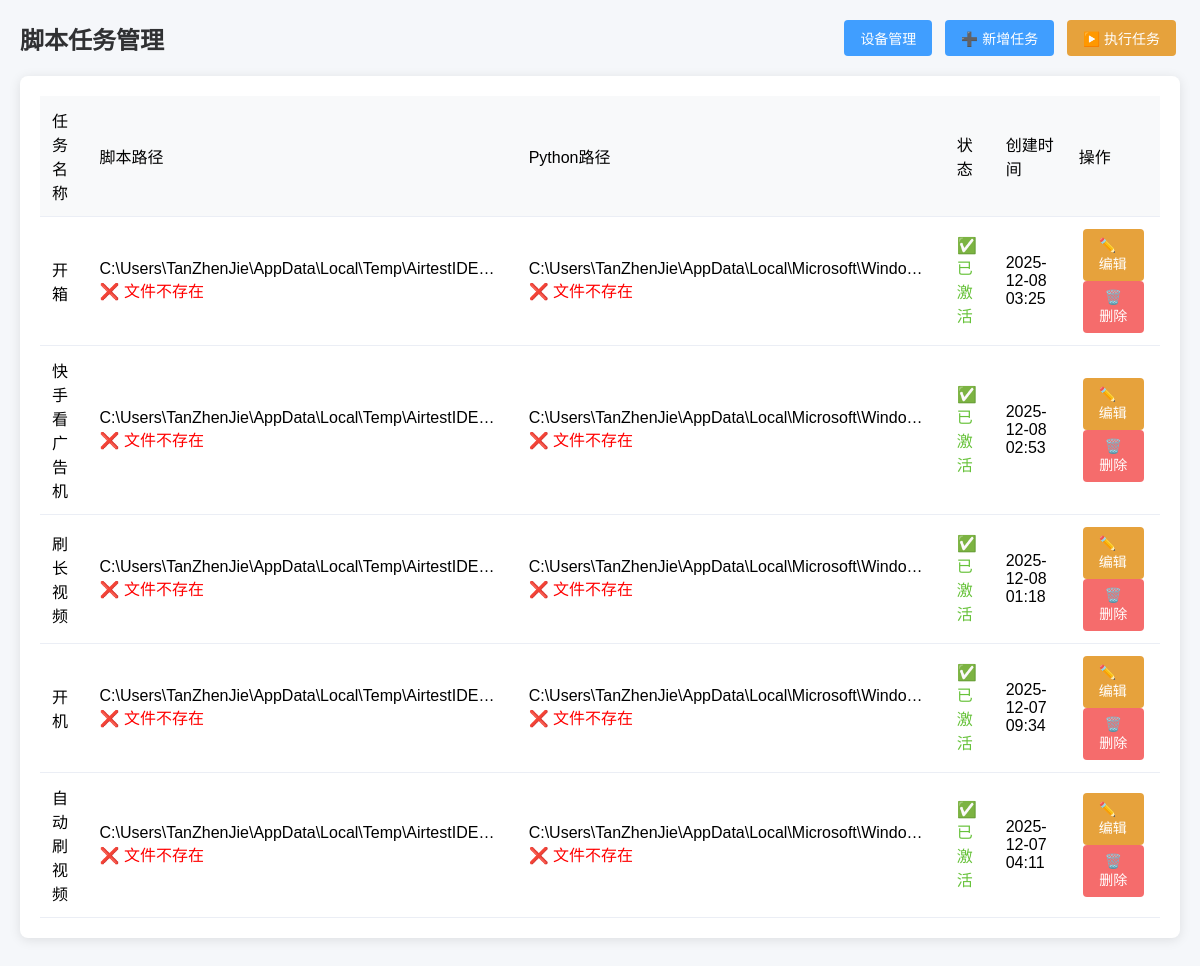
The page /script/ on the database as committed earlier.
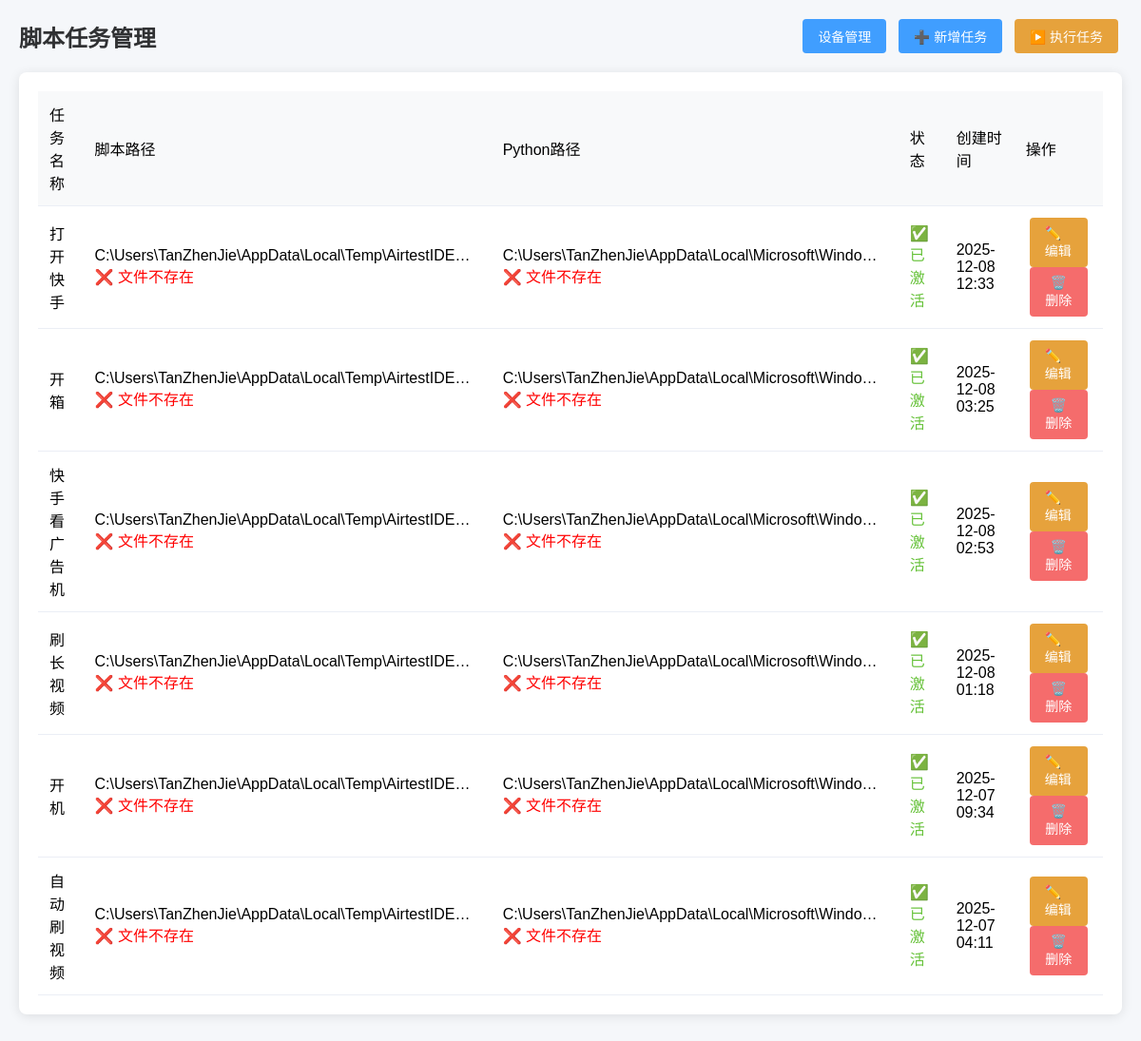
The same page on the database as committed later.
### script_center/models.py (models this page shows, shortened)
class ScriptTask(models.Model):
    TASK_STATUS = (
        ("draft", "草稿"),
        ("active", "已激活"),
        ("disabled", "已禁用"),
    )
    task_name = models.CharField("任务名称", max_length=100, unique=True, help_text="如：自动化测试任务1")
    task_desc = models.TextField("任务描述", blank=True, null=True, help_text="任务详细说明")
    python_path = models.CharField("Python解释器路径", max_length=500,
                                  default=r"C:\Users\TanZhenJie\AppData\Local\Microsoft\WindowsApps\python3.11.exe",
                                  help_text="Python.exe的完整路径")
    script_path = models.CharField("脚本文件路径", max_length=500,
                                  help_text="如：C:\\test\\test4.py（指向.py文件）")
    airtest_mode = models.BooleanField("是否使用Airtest模式", default=False,
                                      help_text="勾选则用airtest run方式执行")
    log_path = models.CharField("日志保存路径", max_length=500, blank=True, null=True,
                               default="./logs", help_text="脚本执行日志保存路径")
    status = models.CharField("任务状态", max_length=20, choices=TASK_STATUS, default="active")
    create_time = models.DateTimeField("创建时间", default=timezone.now)
    update_time = models.DateTimeField("更新时间", auto_now=True)
    class Meta:
        verbose_name = "脚本任务"
        verbose_name_plural = "脚本任务管理"
        ordering = ["-create_time"]
    def is_script_exists(self):
        import os
        return os.path.exists(self.script_path)
    def is_python_exists(self):
        import os
        return os.path.exists(self.python_path)

### script_center/views.py (the view)
# urls.py: path("", views.TaskListView.as_view(), name="task_list"),
class TaskListView(View):
    def get(self, request):
        tasks = ScriptTask.objects.all()
        context = {
            "page_title": "脚本任务管理",
            "tasks": tasks
        }
        return render(request, "script_center/task_list.html", context)

### script_center/templates/script_center/task_list.html (shortened to what this page needs)
{% load static %}
<!DOCTYPE html>
<html lang="zh-CN">
<head>
</head>
<body>
    <div class="header">
        <h1>{{ page_title }}</h1>
        <div>
            <a href="{% url 'adb_manager:index' %}" class="btn btn-primary">设备管理</a>
            <a href="{% url 'script_center:task_add' %}" class="btn btn-primary">➕ 新增任务</a>
            <a href="{% url 'script_center:execute_task' %}" class="btn btn-warning">▶️ 执行任务</a>
        </div>
    </div>
    <div class="card">
        <table>
            <thead>
                <tr>
                    <th>任务名称</th>
                    <th>脚本路径</th>
                    <th>Python路径</th>
                    <th>状态</th>
                    <th>创建时间</th>
                    <th>操作</th>
                </tr>
            </thead>
            <tbody>
                {% for task in tasks %}
                <tr>
                    <td>{{ task.task_name }}</td>
                    <td title="{{ task.script_path }}">
                        {{ task.script_path|truncatechars:50 }}
                        {% if not task.is_script_exists %}
                            <span style="color: red;">❌ 文件不存在</span>
                        {% endif %}
                    </td>
                    <td title="{{ task.python_path }}">
                        {{ task.python_path|truncatechars:50 }}
                        {% if not task.is_python_exists %}
                            <span style="color: red;">❌ 文件不存在</span>
                        {% endif %}
                    </td>
                    <td>
                        {% if task.status == 'active' %}
                            <span class="status-active">✅ 已激活</span>
                        {% elif task.status == 'disabled' %}
                            <span class="status-disabled">❌ 已禁用</span>
                        {% else %}
                            <span class="status-draft">📝 草稿</span>
                        {% endif %}
                    </td>
                    <td>{{ task.create_time|date:"Y-m-d H:i" }}</td>
                    <td>
                        <a href="{% url 'script_center:task_edit' task.id %}" class="btn btn-warning btn-small">✏️ 编辑</a>
                        <form method="POST" action="{% url 'script_center:task_delete' task.id %}" style="display: inline;"
                              onsubmit="return confirm('确定删除任务【{{ task.task_name }}】吗？');">
                            <button type="submit" class="btn btn-danger btn-small">🗑️ 删除</button>
                        </form>
                    </td>
                </tr>
                {% empty %}
                <tr>
                    <td colspan="6" style="text-align: center; color: #909399;">暂无任务数据，请点击"新增任务"创建</td>
                </tr>
                {% endfor %}
            </tbody>
        </table>
    </div>
</body>
</html>

### script_center/templates/script_center/task_list.html (style rules this page uses)
* { margin: 0; padding: 0; box-sizing: border-box; }
body { padding: 20px; background-color: #f5f7fa; font-family: "Microsoft YaHei", sans-serif; }
.header { display: flex; justify-content: space-between; align-items: center; margin-bottom: 20px; }
.header h1 { color: #303133; font-size: 24px; }
.btn { padding: 8px 16px; border: none; border-radius: 4px; cursor: pointer; font-size: 14px; text-decoration: none; display: inline-block; margin: 0 4px; }
.btn-primary { background-color: #409eff; color: #fff; }
.btn-danger { background-color: #f56c6c; color: #fff; }
.btn-warning { background-color: #e6a23c; color: #fff; }
.card { background-color: #fff; border-radius: 8px; box-shadow: 0 2px 12px 0 rgba(0, 0, 0, 0.1); padding: 20px; margin-bottom: 20px; }
table { width: 100%; border-collapse: collapse; }
th, td { padding: 12px; text-align: left; border-bottom: 1px solid #ebeef5; }
th { background-color: #f8f9fa; font-weight: 500; }
.status-active { color: #67c23a; }

Rows that differ between the two databases and show on the page:
added ScriptTask: task_name "打开快手", script_path "C:\\Users\\TanZhenJie\\AppData\\Local\\Temp\\AirtestIDE…", shows "❌ 文件不存在", python_path "C:\\Users\\TanZhenJie\\AppData\\Local\\Microsoft\\Windo…", status "✅ 已激活", create_time "2025-12-08 12:33"
